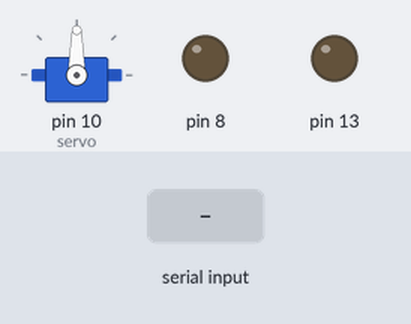
A sketch run on a simulated Arduino Uno, built with avr-gcc and run on an emulated ATmega328P. On the bench: servo, output pins drawn as LEDs (lit = HIGH). Inputs (shaded band) come from the test bench.

Above: at 1.2 s.
1.3 s: "2" received over Serial
At 1.6 s:
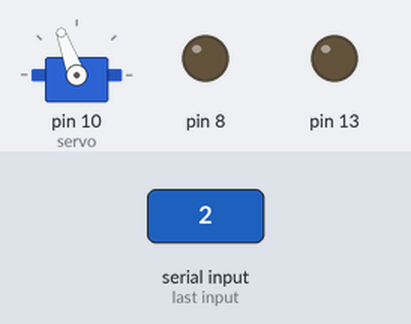
2.8 s: "3" received over Serial
At 3.9 s:
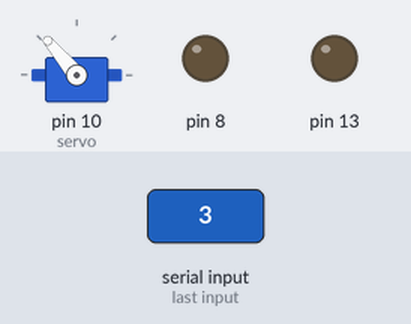
4.3 s: "4" received over Serial
At 5.1 s:
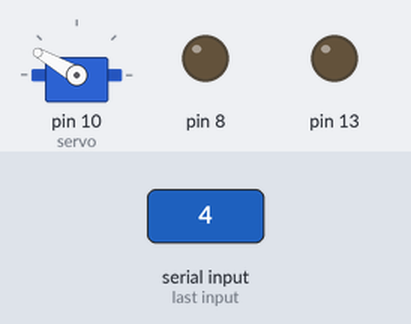
5.8 s: "5" received over Serial
At 6.2 s:
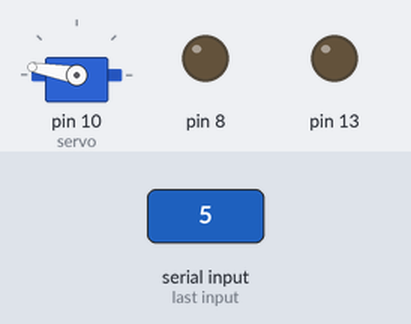
7.3 s: "6" received over Serial
At 8.5 s:
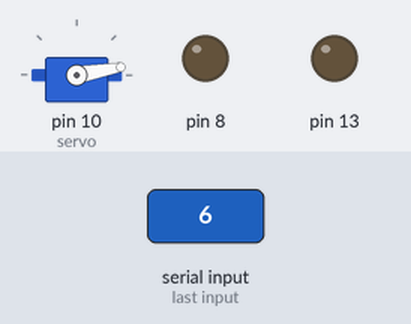
8.8 s: "7" received over Serial
At 9.7 s:
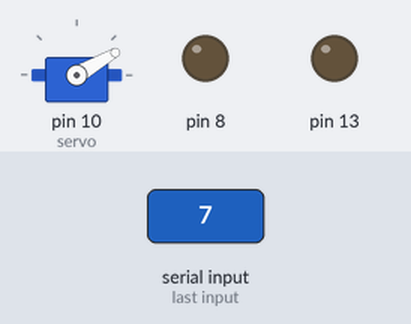
Timing chart, 0 to 11.3 s (numbered marks = the images above; inputs shaded):
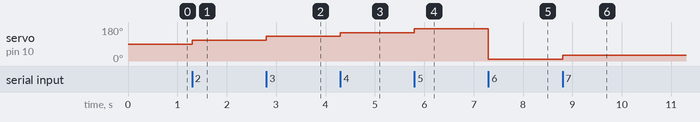

The sketch:

main.ino
```cpp
#include <Servo.h>

Servo servo;
char num;
int time = 10000;

void setup() {
  servo.write(90);
  Serial.begin(115200);
  servo.attach(10, 700, 2300);
  pinMode(13,OUTPUT);
  pinMode(10, OUTPUT);
  pinMode(8,OUTPUT);
  digitalWrite(8,LOW);
}

int part=1;
void loop() {

  if(Serial.available()){
    num = Serial.read();


  if(num == '1'){
    servo.write(90);

  }

  if(num == '2'){
    servo.write(110);
  }

  if(num == '3'){
    servo.write(130);
  }

  if(num == '4'){
    servo.write(150);
  }

  if(num == '5'){
    servo.write(170);
  }

  if(num == '6'){
    servo.write(10);
  }

  if(num == '7'){
    servo.write(30);
  }

  if(num == '8'){
    servo.write(50);
  }

  if(num == '9'){
    servo.write(70);
  }

  if(num == '0'){//正面
      digitalWrite(8,HIGH);
      delay(500);
      digitalWrite(8,LOW);
  }
  }


}
```

Measured:
- after the input at 1.3 s, servo on pin 10 (servo): 90° → 110° at once
- after the input at 2.8 s, servo on pin 10 (servo): 110° → 130° at once
- after the input at 4.3 s, servo on pin 10 (servo): 130° → 150° at once
- after the input at 5.8 s, servo on pin 10 (servo): 150° → 170° at once
- after the input at 7.3 s, servo on pin 10 (servo): 170° → 10° at once
- after the input at 8.8 s, servo on pin 10 (servo): 10° → 30° at once
